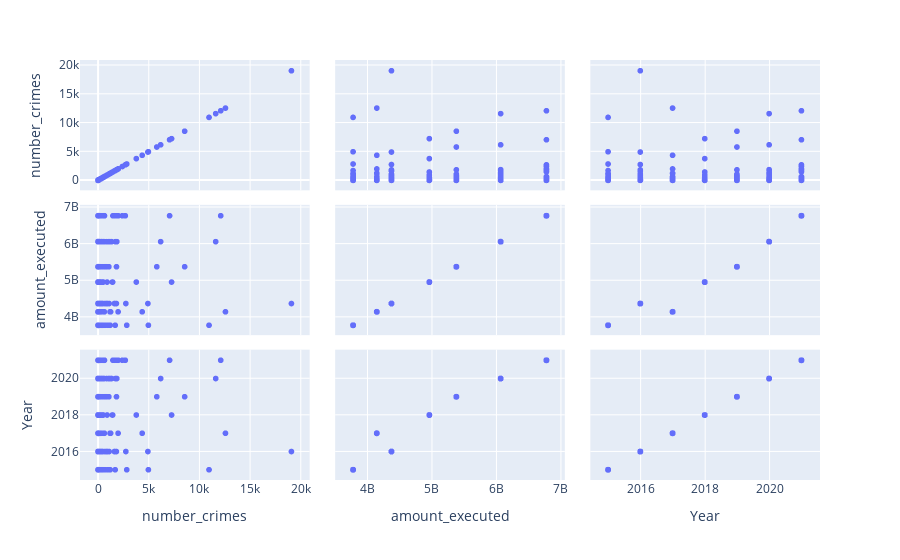

The notebook cell this image was saved under:
### Code cell
fig = px.scatter_matrix(df,
    dimensions=["number_crimes", "amount_executed", "Year"])
fig.show()

### Figure 1 — Plotly figure (JSON) as saved in the notebook; plotly's stock layout.template omitted (floating-point values rounded to 4 significant figures; data arrays with more than 128 entries replaced by an {"elided": "..."} marker saying what was removed)
{"data": [{"dimensions": [{"axis": {"matches": true}, "label": "number_crimes", "values": {"elided": "511 int values"}}, {"axis": {"matches": true}, "label": "amount_executed", "values": {"elided": "511 float values"}}, {"axis": {"matches": true}, "label": "Year", "values": {"elided": "511 str values"}}], "hovertemplate": "%{xaxis.title.text}=%{x}<br>%{yaxis.title.text}=%{y}<extra></extra>", "legendgroup": "", "marker": {"color": "#636efa", "symbol": "circle"}, "name": "", "showlegend": false, "type": "splom"}], "layout": {"dragmode": "select", "legend": {"tracegroupgap": 0}, "margin": {"t": 60}}}
